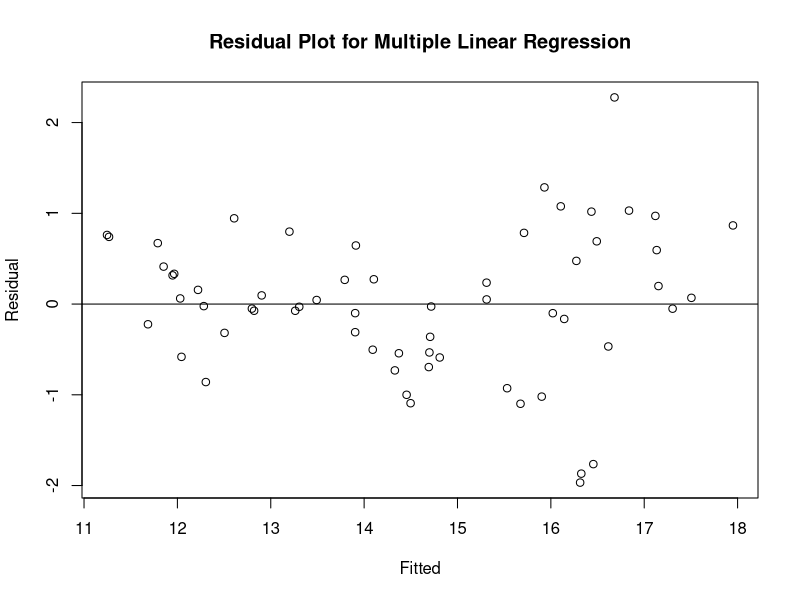
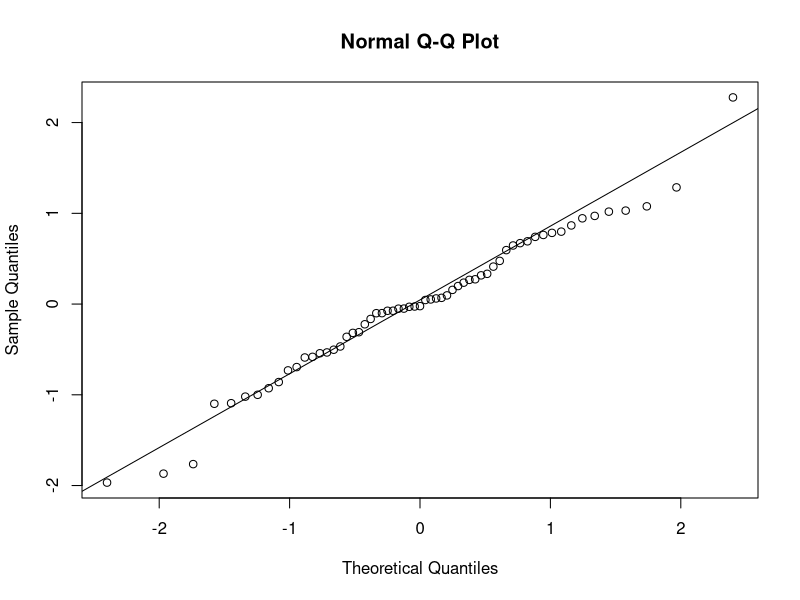
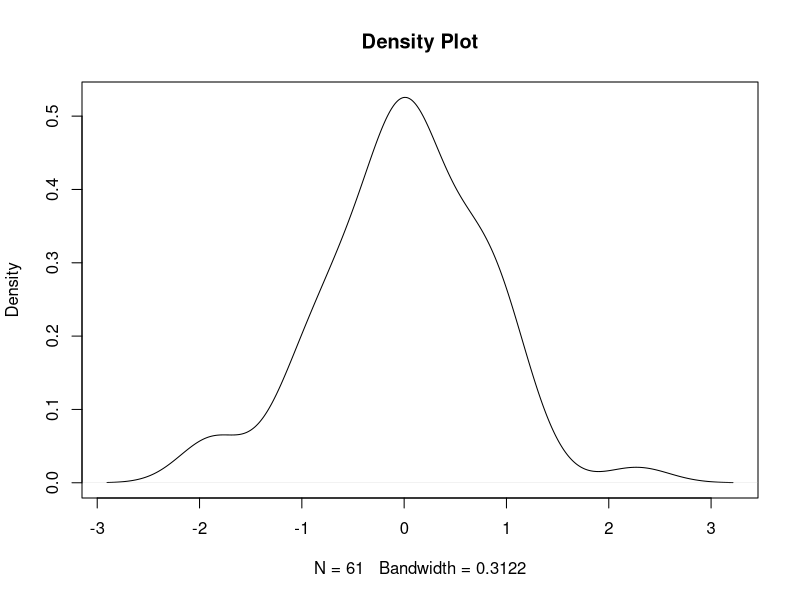

Source code (R) for these figures, in order:
setwd("/Users/jordan.Mac/Desktop/college/clarkson/fall23/stats_project") # change this
cat("\f") # clean console
rm(list = ls()) # clean environment

# read the data
df <- read.csv("fighterjetcosts.csv")

#df$vs <- factor(df$vs)
# multiple linear regression
fit_mlr <- lm(FlyawayCost ~ Thrust + Climb + MTOW, data = df)

# print the summary of the regression model
print(summary(fit_mlr))

res <- resid(fit_mlr)
plot(fitted(fit_mlr), res, main = "Residual Plot for Multiple Linear Regression",
     xlab = "Fitted", ylab = "Residual")
abline(0,0) # horizontal line at (0,0)

qqnorm(res) # make a Q-Q plot
qqline(res) # add diagonal line

plot(density(res), main="Density Plot") # density plot to verify ~N
